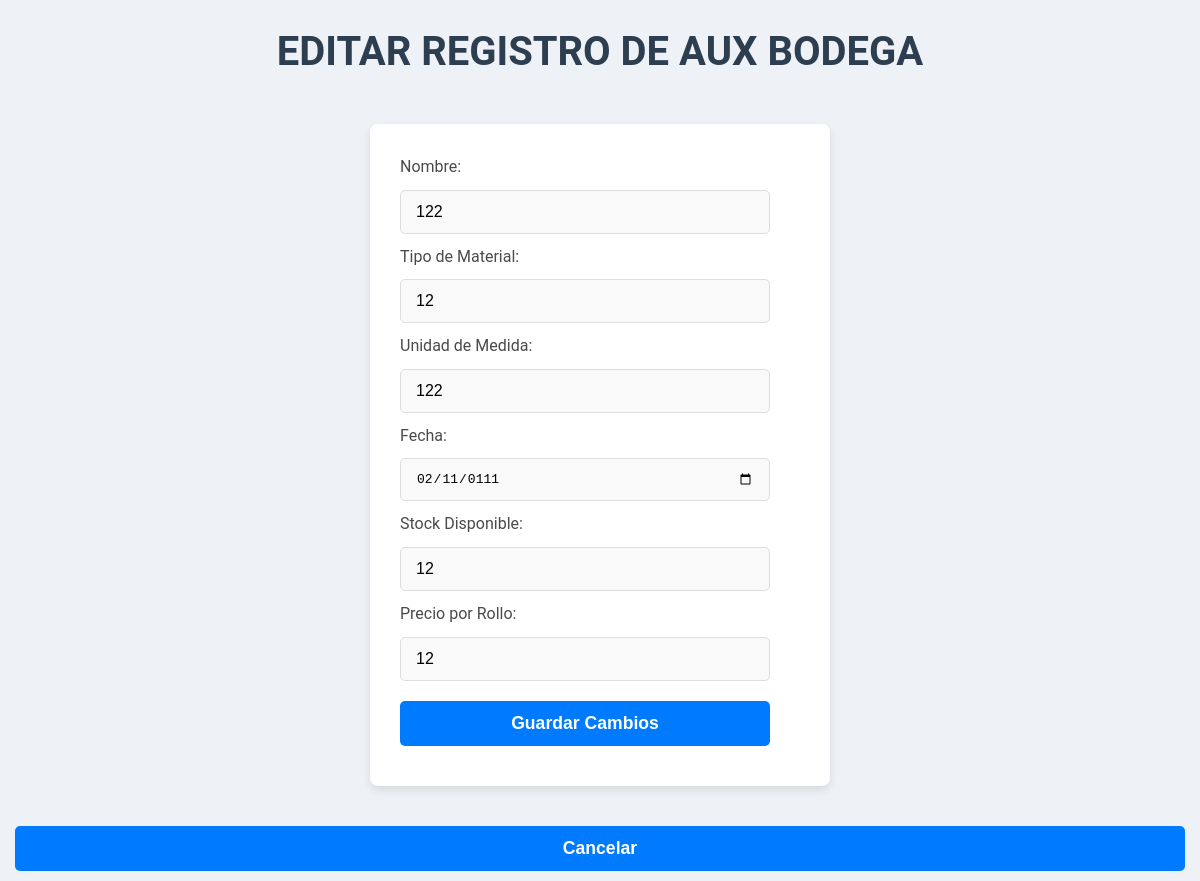
The page /proyecto/edit_aux_bodega.php?id=1 on the database its author committed.
### tables this page shows
CREATE TABLE `aux_bodega` (
  `ID_AuxBodega` int(11) NOT NULL,
  `nombre` varchar(50) DEFAULT NULL,
  `tipo_material` varchar(50) DEFAULT NULL,
  `unidad_medida` int(11) DEFAULT NULL,
  `fecha` date DEFAULT NULL,
  `stock_disponible` int(11) DEFAULT NULL,
  `precio_rollo` int(11) DEFAULT NULL
);

### proyecto/edit_aux_bodega.php (the view, shortened to what this page needs)
<?php
$host = '127.0.0.1';
$user = 'root';
$password = '';
$dbname = 'inventario';
$conn = new mysqli($host, $user, $password, $dbname);
$id = intval($_GET['id']);
$result = $conn->query("SELECT * FROM aux_bodega WHERE ID_AuxBodega = $id");
$data = $result->fetch_assoc();
?>
<!DOCTYPE html>
<html lang="es">
<head>
    <link rel="stylesheet" href="css/styles.css">
</head>
<body>
<h1>Editar Registro de Aux Bodega</h1>
<form method="POST">
    <label>Nombre:</label>
    <input type="text" name="nombre" value="<?= htmlspecialchars($data['nombre']); ?>" required><br>
    <label>Tipo de Material:</label>
    <input type="text" name="tipo_material" value="<?= htmlspecialchars($data['tipo_material']); ?>" required><br>
    <label>Unidad de Medida:</label>
    <input type="number" name="unidad_medida" value="<?= htmlspecialchars($data['unidad_medida']); ?>" required><br>
    <label>Fecha:</label>
    <input type="date" name="fecha" value="<?= htmlspecialchars($data['fecha']); ?>" required><br>
    <label>Stock Disponible:</label>
    <input type="number" name="stock_disponible" value="<?= htmlspecialchars($data['stock_disponible']); ?>" required><br>
    <label>Precio por Rollo:</label>
    <input type="number" name="precio_rollo" value="<?= htmlspecialchars($data['precio_rollo']); ?>" required><br>
    <button type="submit">Guardar Cambios</button>
</form>
<button onclick="window.location.href='aux_bodega.php'" style="margin-top: 20px;">Cancelar</button>
</body>
</html>

### proyecto/css/styles.css (style rules this page uses)
body { font-family: 'Roboto', Arial, sans-serif; margin: 0; padding: 0; text-align: center; background-color: #eef2f7; color: #4a4a4a; line-height: 1.6; }
h1 { color: #2d3e50; margin: 20px 0; font-size: 2.5em; font-weight: 700; text-transform: uppercase; }
form { margin: 20px auto; padding: 30px; background: #ffffff; border-radius: 8px; box-shadow: 0px 4px 10px rgba(0, 0, 0, 0.1); display: inline-block; width: 90%; max-width: 400px; text-align: left; }
input, button { margin: 10px 0; padding: 12px 15px; width: calc(100% - 30px); border-radius: 5px; border: 1px solid #ddd; font-size: 1em; box-sizing: border-box; }
input { background: #f9f9f9; transition: all 0.3s ease; }
button { background: #007BFF; color: white; border: none; font-size: 1.1em; font-weight: bold; cursor: pointer; transition: all 0.3s ease; }
form { animation: fadeIn 1s ease-in-out; }

### rows shown on the page
aux_bodega: nombre "122", tipo_material "12", unidad_medida "122", fecha "02/11/0111", stock_disponible "12", precio_rollo "12"
